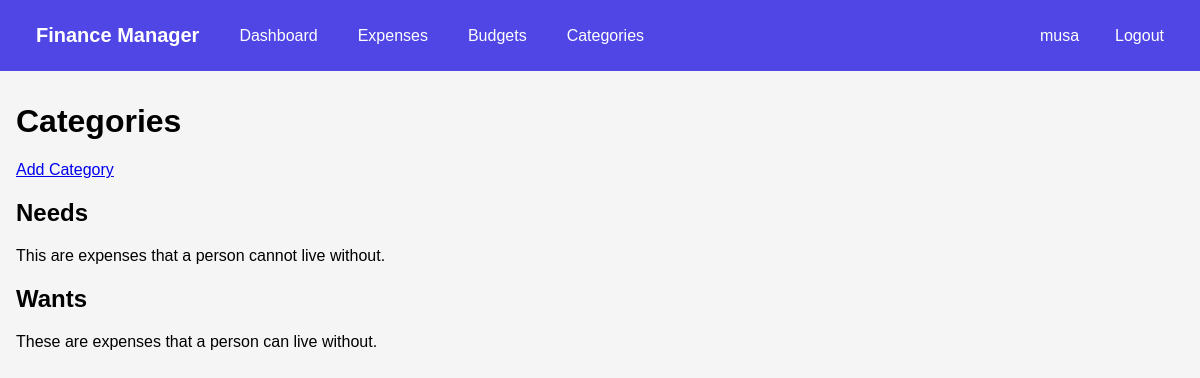
Page /categories/ (signed in) on the committed database.
### finances/models.py (models this page shows, shortened)
class Category(models.Model):
    name = models.CharField(max_length=50)
    description = models.TextField(blank=True)
    user = models.ForeignKey(User, on_delete=models.CASCADE, null=True)
    class Meta:
        verbose_name_plural = "Categories"
        ordering = ['name']

### finances/views.py (the view)
# urls.py: path('categories/', views.category_list, name='category_list'),
@login_required
def category_list(request):
    categories = Category.objects.filter(user=request.user)
    return render(request, 'finances/category_list.html', {'categories': categories})

### finances/templates/finances/category_list.html (shortened to what this page needs)
{% extends 'finances/base.html' %}
{% block content %}
<div class="bg-white shadow rounded-lg p-6">
    <div class="flex justify-between items-center mb-6">
        <h1 class="text-2xl font-bold text-gray-900">Categories</h1>
        <a href="{% url 'finances:category_create' %}" class="bg-indigo-600 text-white px-4 py-2 rounded-md hover:bg-indigo-500">
            Add Category
        </a>
    </div>
    {% if categories %}
        <div class="grid gap-4">
            {% for category in categories %}
                <div class="border p-4 rounded-lg">
                    <div class="flex justify-between items-center">
                        <h2 class="text-lg font-semibold">{{ category.name }}</h2>
                    </div>
                    {% if category.description %}
                        <p class="text-gray-600 mt-2">{{ category.description }}</p>
                    {% endif %}
                </div>
            {% endfor %}
        </div>
    {% else %}
        <p class="text-gray-500 text-center py-4">No categories found. Add your first category!</p>
    {% endif %}
</div>
{% endblock %}

### finances/templates/finances/base.html (shortened to what this page needs)
<!DOCTYPE html>
<html>
<head>
</head>
<body>
    <nav>
        <div class="container">
            <div class="nav-links">
                <a href="{% url 'finances:dashboard' %}" class="nav-brand">Finance Manager</a>
                {% if user.is_authenticated %}
                <a href="{% url 'finances:dashboard' %}">Dashboard</a>
                <a href="{% url 'finances:expense_list' %}">Expenses</a>
                <a href="{% url 'finances:budget_list' %}">Budgets</a>
                <a href="{% url 'finances:category_list' %}">Categories</a>
                {% endif %}
            </div>
            <div class="nav-links">
                {% if user.is_authenticated %}
                    <span style="margin-right: 1rem;">{{ user.username }}</span>
                    <a href="{% url 'finances:logout' %}">Logout</a>
                {% else %}
                    <a href="{% url 'finances:login' %}">Login</a>
                    <a href="{% url 'finances:register' %}">Register</a>
                {% endif %}
            </div>
        </div>
    </nav>
    <main>
        {% block content %}{% endblock %}
    </main>
</body>
</html>

### finances/templates/finances/base.html (style rules this page uses)
body { font-family: Arial, sans-serif; margin: 0; padding: 0; background-color: #f5f5f5; }
nav { background-color: #4f46e5; color: white; padding: 1rem; }
nav .container { display: flex; justify-content: space-between; max-width: 1200px; margin: 0 auto; }
nav a { color: white; text-decoration: none; padding: 0.5rem 1rem; margin: 0 0.25rem; }
.nav-brand { font-size: 1.25rem; font-weight: bold; }
.nav-links { display: flex; align-items: center; }
main { max-width: 1200px; margin: 2rem auto; padding: 0 1rem; }

### rows in the picture
Category: name "Needs", description "This are expenses that a person cannot live without."
Category: name "Wants", description "These are expenses that a person can live without."

### other values in the picture
{{ user.username }} "musa"
